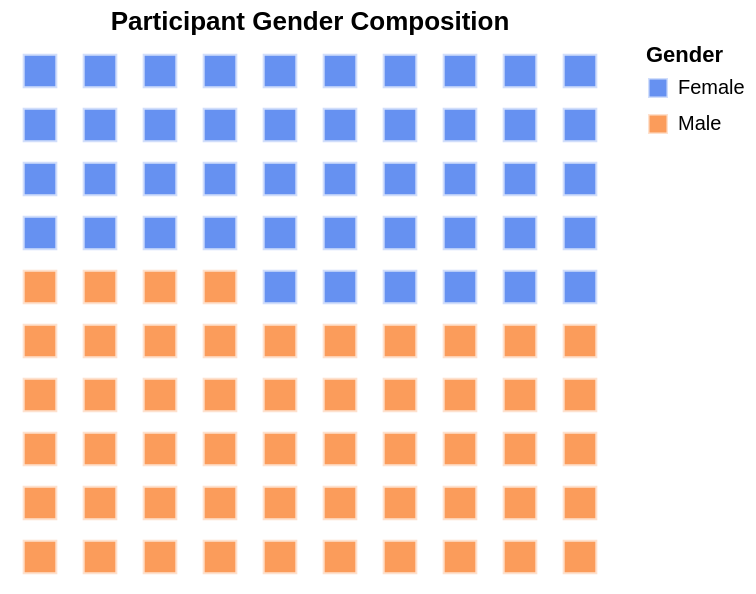

Vega-Lite specification for this chart:
### Vega-Lite specification from a JSON file in a GitHub repository (floating-point values rounded to 4 significant figures)
{"$schema": "https://vega.github.io/schema/vega-lite/v5.json", "width": 300, "height": 270, "title": "Participant Gender Composition", "data": {"sequence": {"start": 0, "stop": 100, "step": 1}}, "transform": [{"calculate": "datum.data < 54 ? 'Male' : 'Female'", "as": "gender"}, {"calculate": "floor(datum.data / 10)", "as": "row"}, {"calculate": "datum.data % 10", "as": "col"}], "mark": {"type": "square", "size": 300, "stroke": "white", "strokeWidth": 2}, "encoding": {"x": {"field": "col", "type": "ordinal", "axis": null}, "y": {"field": "row", "type": "ordinal", "sort": "descending", "axis": null}, "color": {"field": "gender", "type": "nominal", "title": "Gender", "scale": {"range": ["#2563eb", "#f97316"]}}, "tooltip": [{"field": "gender", "type": "nominal", "title": "Group"}]}, "config": {"view": {"stroke": null}}}
